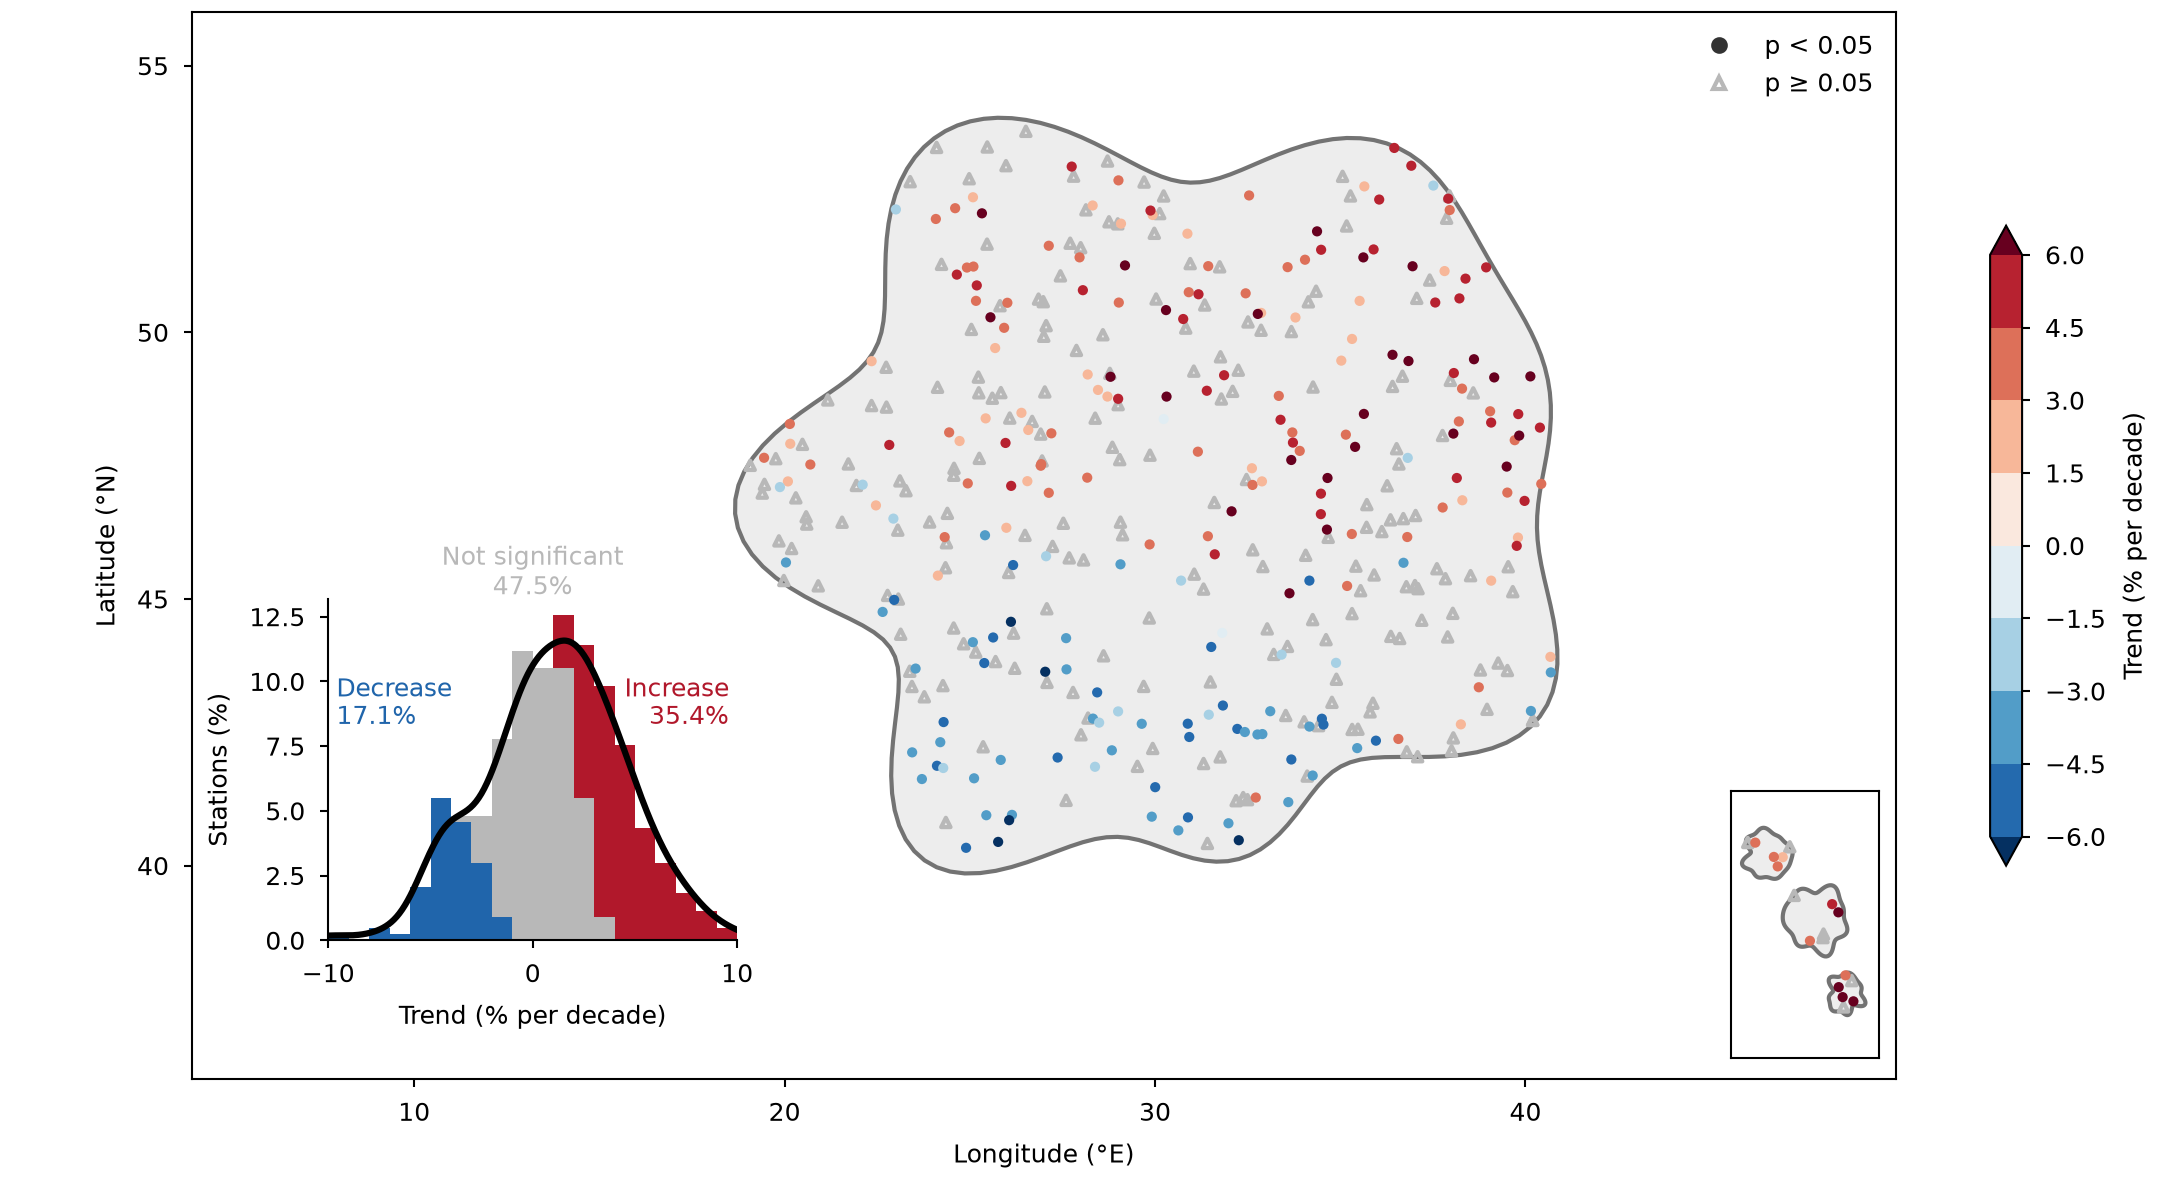

Generate this figure with Python:
"""Station trends on a lon/lat map, with outlying islands in a framed inset map.

Synthetic data. Writes snippet.png next to this file.
"""

import os
from pathlib import Path

import matplotlib.pyplot as plt
import numpy as np
from matplotlib.colors import BoundaryNorm
from matplotlib.lines import Line2D
from matplotlib.path import Path as Outline

MM = 1 / 25.4
STYLE_DIR = Path(__file__).resolve().parent / "../../../styles"
CMAP = plt.get_cmap("RdBu_r")
LEVELS = np.linspace(-6, 6, 9)  # % per decade
CLASSES = {
    "Decrease": CMAP(0.1),
    "Not significant": "0.72",
    "Increase": CMAP(0.9),
}
MAIN_EXTENT = (4.0, 50.0, 36.0, 56.0)  # lon_min, lon_max, lat_min, lat_max
ISLAND_EXTENT = (46.0, 50.0, 30.0, 35.0)
LAND = {"facecolor": "0.93", "edgecolor": "0.45"}
FRAME = {"edgecolor": "black"}


def blob(lon, lat, radius, seed, n=200):
    """Closed outline with an irregular coast, as (n, 2) lon/lat vertices."""
    rng = np.random.default_rng(seed)
    angle = np.linspace(0, 2 * np.pi, n)
    wobble = sum(rng.uniform(0.02, 0.08) * np.cos(k * angle + rng.uniform(0, 2 * np.pi))
                 for k in range(2, 9))
    r = radius * (1 + wobble)
    return np.column_stack([lon + 1.4 * r * np.cos(angle), lat + r * np.sin(angle)])


def stations_in(outline, count, rng):
    """Random points inside an outline."""
    lo, hi = outline.min(axis=0), outline.max(axis=0)
    points = rng.uniform(lo, hi, size=(count * 3, 2))
    inside = Outline(outline).contains_points(points)
    return points[inside][:count]


def make_data():
    rng = np.random.default_rng(7)
    mainland = blob(30.5, 47.0, 7.2, seed=1)
    islands = [blob(47.0, 33.8, 0.45, seed=2), blob(48.3, 32.6, 0.6, seed=3),
               blob(49.1, 31.2, 0.35, seed=4)]
    points = np.vstack([stations_in(mainland, 420, rng)]
                       + [stations_in(island, 6, rng) for island in islands])
    lon, lat = points.T
    trend = 3 * np.sin((lat - 45) / 3) + 0.15 * (lon - 30) + rng.normal(0, 2.4, len(points))
    standard_error = rng.uniform(0.6, 1.8, len(points))
    significant = np.abs(trend / standard_error) > 2
    return mainland, islands, points, trend, significant


def draw_stations(ax, points, trend, significant, norm):
    lon, lat = points.T
    ax.scatter(lon[~significant], lat[~significant], s=5, marker="^",
               facecolor="none", edgecolor=CLASSES["Not significant"])
    return ax.scatter(lon[significant], lat[significant], c=trend[significant], s=6,
                      cmap=CMAP, norm=norm, edgecolor="none")


def island_inset(ax, islands, points, trend, significant, norm):
    """Separate framed map at the main map's scale; no connectors."""
    x0, x1, y0, y1 = MAIN_EXTENT
    i0, i1, j0, j1 = ISLAND_EXTENT
    # Fractions of the main axes that keep one degree the same length in both maps.
    w, h = (i1 - i0) / (x1 - x0), (j1 - j0) / (y1 - y0)
    axins = ax.inset_axes([0.99 - w, 0.02, w, h])
    for island in islands:
        axins.fill(*island.T, **LAND)
    draw_stations(axins, points, trend, significant, norm)
    axins.set(xlim=(i0, i1), ylim=(j0, j1), xticks=[], yticks=[],
              aspect=ax.get_aspect())
    for spine in axins.spines.values():
        spine.set(**FRAME)


def gaussian_kde(values, grid):
    """Kernel density with Silverman's bandwidth."""
    bandwidth = 1.06 * values.std() * len(values) ** (-1 / 5)
    z = (grid[:, None] - values[None, :]) / bandwidth
    return np.exp(-0.5 * z**2).sum(axis=1) / (len(values) * bandwidth * np.sqrt(2 * np.pi))


def trend_histogram(ax, trend, significant):
    axh = ax.inset_axes([0.08, 0.13, 0.24, 0.32])  # plotting area only; labels fall outside
    bins = np.arange(-10, 10.5, 1.0)
    width = bins[1] - bins[0]
    masks = {
        "Decrease": significant & (trend < 0),
        "Not significant": ~significant,
        "Increase": significant & (trend > 0),
    }
    bottom = np.zeros(len(bins) - 1)
    for name, mask in masks.items():
        share = np.histogram(trend[mask], bins)[0] / len(trend) * 100
        axh.bar(bins[:-1], share, width=width, bottom=bottom, align="edge",
                color=CLASSES[name], linewidth=0)
        bottom += share
    # Scale the density to percent per bin so it sits on the bars.
    grid = np.linspace(bins[0], bins[-1], 300)
    axh.plot(grid, gaussian_kde(trend, grid) * width * 100, color="black")
    places = {"Decrease": (0.02, 0.62, "left"), "Not significant": (0.5, 1.0, "center"),
              "Increase": (0.98, 0.62, "right")}
    for name, (x, y, ha) in places.items():
        share = masks[name].mean() * 100
        axh.text(x, y, f"{name}\n{share:.1f}%", transform=axh.transAxes, ha=ha,
                 va="bottom", color=CLASSES[name], linespacing=1.1)
    axh.set(xlim=(bins[0], bins[-1]), ylim=(0, None), xticks=[-10, 0, 10],
            xlabel="Trend (% per decade)", ylabel="Stations (%)")
    axh.patch.set_alpha(0)
    axh.spines[["top", "right"]].set_visible(False)


def main():
    mainland, islands, points, trend, significant = make_data()
    norm = BoundaryNorm(LEVELS, CMAP.N, extend="both")
    default = STYLE_DIR / "default.mplstyle"
    sheets = [default] if default.is_file() else []
    if selected := os.environ.get("CEDALION_STYLE"):
        sheet = Path(selected).expanduser()
        sheets.append(sheet if sheet.is_file() else STYLE_DIR / (selected.removesuffix(".mplstyle") + ".mplstyle"))
    map_frame = STYLE_DIR / "map.mplstyle"
    if map_frame.is_file():
        sheets.append(map_frame)
    width_mm = float(os.environ.get("CEDALION_WIDTH_MM", 183))
    with plt.style.context(sheets):
        fig, ax = plt.subplots(figsize=(width_mm * MM, 100 * MM), layout="constrained")
        ax.fill(*mainland.T, **LAND)
        dots = draw_stations(ax, points, trend, significant, norm)
        x0, x1, y0, y1 = MAIN_EXTENT
        ax.set(xlim=(x0, x1), ylim=(y0, y1), aspect=1 / np.cos(np.deg2rad((y0 + y1) / 2)),
               xticks=np.arange(10, 50, 10), yticks=np.arange(40, 56, 5),
               xlabel="Longitude (°E)", ylabel="Latitude (°N)")
        island_inset(ax, islands, points, trend, significant, norm)
        trend_histogram(ax, trend, significant)
        handles = [
            Line2D([], [], marker="o", linestyle="none", color="0.2", markersize=3,
                   label="p < 0.05"),
            Line2D([], [], marker="^", linestyle="none", markerfacecolor="none",
                   markeredgecolor=CLASSES["Not significant"], markersize=3, label="p ≥ 0.05"),
        ]
        ax.legend(handles=handles, loc="upper right", frameon=False)
        fig.colorbar(dots, ax=ax, shrink=0.6, label="Trend (% per decade)")
        fig.savefig(os.environ.get("CEDALION_SNIPPET_PNG", Path(__file__).with_name("snippet.png")), dpi=300)
        plt.close(fig)


if __name__ == "__main__":
    main()
